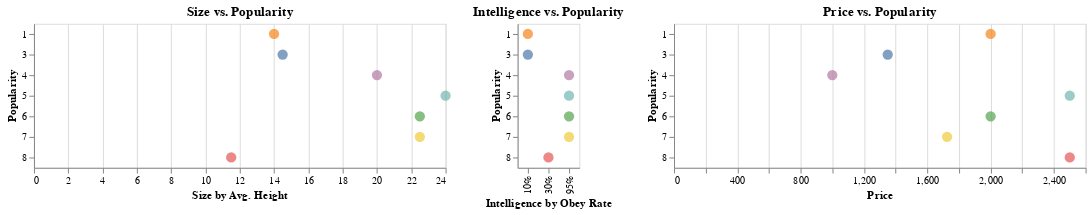

Notebook cell for this chart:
### Code cell
# Load the data
data = pd.DataFrame({
    "breed": ["French Bulldog", "Labrador Retriever", "Golden Retriever", "German Shepherd Dog", "Poodle", "Beagle", "Bulldog"],
    "popularity": [8, 7, 6, 5, 4, 3, 1],
    "Intelligence_by_obeyrate": ["30%", "95%", "95%", "95%", "95%", "10%", "10%"],
    "size_by_avgheight": [11.5, 22.5, 22.5, 24.0, 20.0, 14.5, 14],
    "price": [2500, 1725, 2000, 2500, 1000, 1350, 2000]
})

# Define selection for breed dropdown
breed_dropdown = alt.binding_select(options=data["breed"].tolist(), name="Breed: ")
breed_selection = alt.selection_single(fields=["breed"], bind=breed_dropdown, name="SelectedBreed")

# Define base chart
base_chart = alt.Chart(data).add_selection(breed_selection)

# Size vs. Popularity chart
size_pop_chart = base_chart.mark_circle(size=100).encode(
    x=alt.X("size_by_avgheight:Q", title="Size by Avg. Height"),
    y=alt.Y("popularity:O", title="Popularity"),
    color=alt.condition(breed_selection, alt.Color("breed:N", legend=None), alt.value("lightgray"))
).properties(title="Size vs. Popularity")

# Intelligence vs. Popularity chart
intelligence_pop_chart = base_chart.mark_circle(size=100).encode(
    x=alt.X("Intelligence_by_obeyrate:O", title="Intelligence by Obey Rate"),
    y=alt.Y("popularity:O", title="Popularity"),
    color=alt.condition(breed_selection, alt.Color("breed:N", legend=None), alt.value("lightgray"))
).properties(title="Intelligence vs. Popularity")

# Price vs. Popularity chart
price_pop_chart = base_chart.mark_circle(size=100).encode(
    x=alt.X("price:Q", title="Price"),
    y=alt.Y("popularity:O", title="Popularity"),
    color=alt.condition(breed_selection, alt.Color("breed:N", legend=None), alt.value("lightgray"))
).properties(title="Price vs. Popularity")

# Combine all charts
charts = size_pop_chart | intelligence_pop_chart | price_pop_chart

# Show the chart
charts
chart2 = charts
chart2

### Figure 1 — Vega-Lite specification as saved in the notebook (floating-point values rounded to 4 significant figures)
{"config": {"view": {"continuousWidth": 400, "continuousHeight": 300}}, "hconcat": [{"mark": {"type": "circle", "size": 100}, "encoding": {"color": {"condition": {"field": "breed", "legend": null, "type": "nominal", "selection": "SelectedBreed"}, "value": "lightgray"}, "x": {"field": "size_by_avgheight", "title": "Size by Avg. Height", "type": "quantitative"}, "y": {"field": "popularity", "title": "Popularity", "type": "ordinal"}}, "selection": {"SelectedBreed": {"type": "single", "fields": ["breed"], "bind": {"input": "select", "options": ["French Bulldog", "Labrador Retriever", "Golden Retriever", "German Shepherd Dog", "Poodle", "Beagle", "Bulldog"], "name": "Breed: "}}}, "title": "Size vs. Popularity"}, {"mark": {"type": "circle", "size": 100}, "encoding": {"color": {"condition": {"field": "breed", "legend": null, "type": "nominal", "selection": "SelectedBreed"}, "value": "lightgray"}, "x": {"field": "Intelligence_by_obeyrate", "title": "Intelligence by Obey Rate", "type": "ordinal"}, "y": {"field": "popularity", "title": "Popularity", "type": "ordinal"}}, "selection": {"SelectedBreed": {"type": "single", "fields": ["breed"], "bind": {"input": "select", "options": ["French Bulldog", "Labrador Retriever", "Golden Retriever", "German Shepherd Dog", "Poodle", "Beagle", "Bulldog"], "name": "Breed: "}}}, "title": "Intelligence vs. Popularity"}, {"mark": {"type": "circle", "size": 100}, "encoding": {"color": {"condition": {"field": "breed", "legend": null, "type": "nominal", "selection": "SelectedBreed"}, "value": "lightgray"}, "x": {"field": "price", "title": "Price", "type": "quantitative"}, "y": {"field": "popularity", "title": "Popularity", "type": "ordinal"}}, "selection": {"SelectedBreed": {"type": "single", "fields": ["breed"], "bind": {"input": "select", "options": ["French Bulldog", "Labrador Retriever", "Golden Retriever", "German Shepherd Dog", "Poodle", "Beagle", "Bulldog"], "name": "Breed: "}}}, "title": "Price vs. Popularity"}], "data": {"name": "data-e6534296582292772b78269670d81d4a"}, "$schema": "https://vega.github.io/schema/vega-lite/v4.17.0.json", "datasets": {"data-e6534296582292772b78269670d81d4a": [{"breed": "French Bulldog", "popularity": 8, "Intelligence_by_obeyrate": "30%", "size_by_avgheight": 11.5, "price": 2500}, {"breed": "Labrador Retriever", "popularity": 7, "Intelligence_by_obeyrate": "95%", "size_by_avgheight": 22.5, "price": 1725}, {"breed": "Golden Retriever", "popularity": 6, "Intelligence_by_obeyrate": "95%", "size_by_avgheight": 22.5, "price": 2000}, {"breed": "German Shepherd Dog", "popularity": 5, "Intelligence_by_obeyrate": "95%", "size_by_avgheight": 24.0, "price": 2500}, {"breed": "Poodle", "popularity": 4, "Intelligence_by_obeyrate": "95%", "size_by_avgheight": 20.0, "price": 1000}, {"breed": "Beagle", "popularity": 3, "Intelligence_by_obeyrate": "10%", "size_by_avgheight": 14.5, "price": 1350}, {"breed": "Bulldog", "popularity": 1, "Intelligence_by_obeyrate": "10%", "size_by_avgheight": 14.0, "price": 2000}]}}
